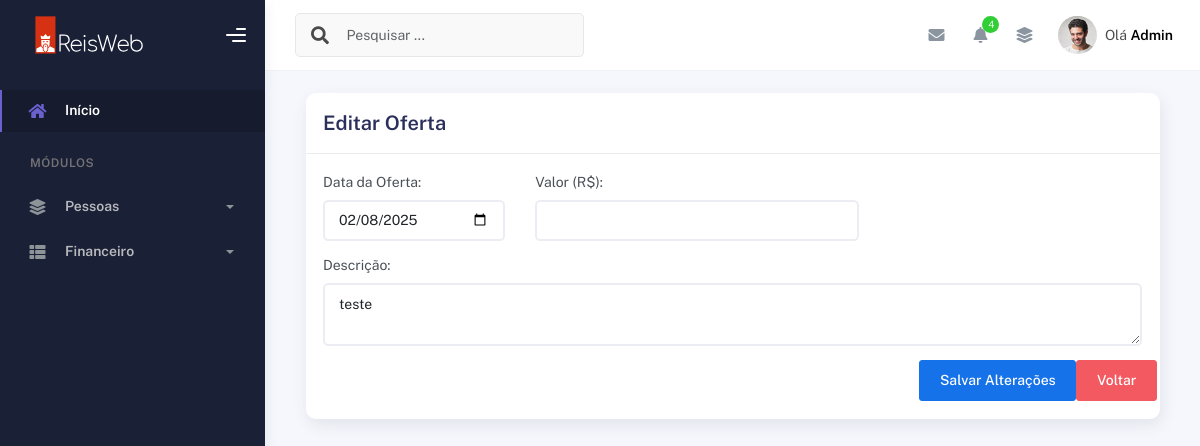
The app's page /ofertas/editar/1/ (signed in), older data.
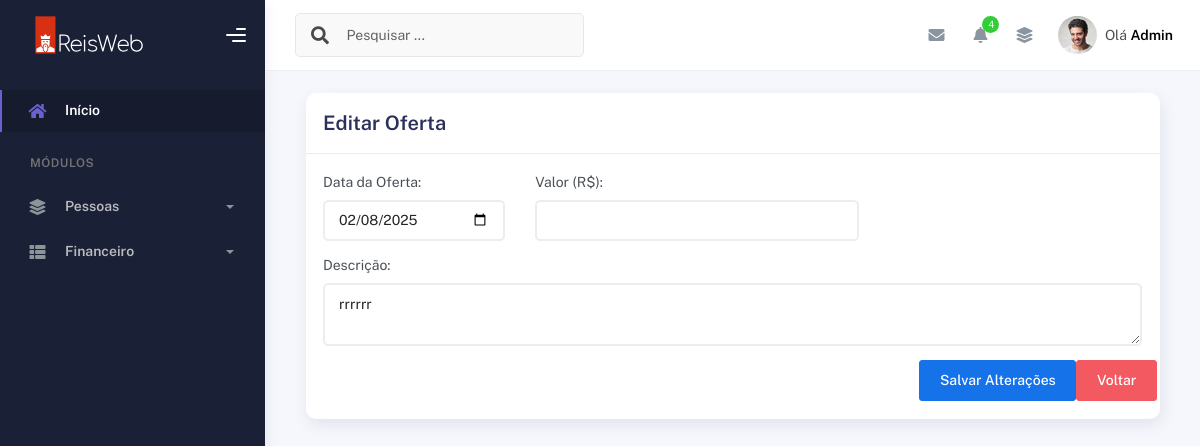
The same page, newer data.
### plataformaofertas/models.py (models this page shows, shortened)
class Oferta(models.Model):
    pastor = models.ForeignKey(User, on_delete=models.CASCADE)
    data_oferta = models.DateField()
    valor = models.DecimalField(max_digits=10, decimal_places=2)
    descricao = models.CharField(max_length=255, default="Oferta Diversa")  # Atualizado para "descrição"

### plataformaofertas/views.py (the view, shortened to what this page needs)
# urls.py: path('ofertas/editar/<int:oferta_id>/', views.editar_oferta, name='editar_oferta'),
@login_required(login_url='/usuarios/login')
def editar_oferta(request, oferta_id):
    oferta = get_object_or_404(Oferta, id=oferta_id, pastor=request.user)
    return render(request, "editar_oferta.html", {"oferta": oferta})

### plataformaofertas/templates/editar_oferta.html (shortened to what this page needs)
{% extends "bases/base_plataformaigreja.html" %}
{% load static %}
{% block 'conteudo' %}
        <div class="container">
          <div class="page-inner">
            <div class="row g-3">
              <div class="col-md-12">
                <div class="card">
                  <div class="card-header">
                    <div class="card-title">Editar Oferta</div>
                  </div>
                  <div class="card-body">
                    <div class="row">
                      <div class="col-md-6 col-lg-12">
                            <form class="row g-3" method="post" enctype="multipart/form-data">{% csrf_token %}
                                <div class="col-3">
                                    <label for="data_oferta" class="form-label">Data da Oferta:</label>
                                    <input type="date" class="form-control" name="data_oferta" id="data_oferta" value="{{ oferta.data_oferta|date:'Y-m-d' }}" required>
                                </div>
                                <div class="col-5">
                                    <label for="valor" class="form-label">Valor (R$):</label>
                                    <input type="number" class="form-control" name="valor" id="valor" value="{{ oferta.valor }}" required step="0.01">
                                </div>
                                <div class="col-12">
                                    <label for="descricao" class="form-label">Descrição:</label>
                                    <textarea class="form-control" aria-label="With textarea" name="descricao" id="descricao" value="{{ oferta.descricao }}" required>{{ oferta.descricao }}</textarea>
                                </div>
                                <div class="modal-footer border-0">
                                    <button type="submit" id="salvarRowButton" class="btn btn-primary">
                                    Salvar Alterações
                                    </button>
                                    <a href="{% url 'ofertas' %}" class="btn btn-danger">
                                        Voltar
                                      </a>
                                </div>
                            </form>
                        </div>
                      </div>
                    </div>
                  </div>
                </div>
              </div>
            </div>
          </div>
{% endblock %}

Row changes from the older to the newer data that the page shows:
changed Oferta: descricao "teste" → "rrrrrr"
